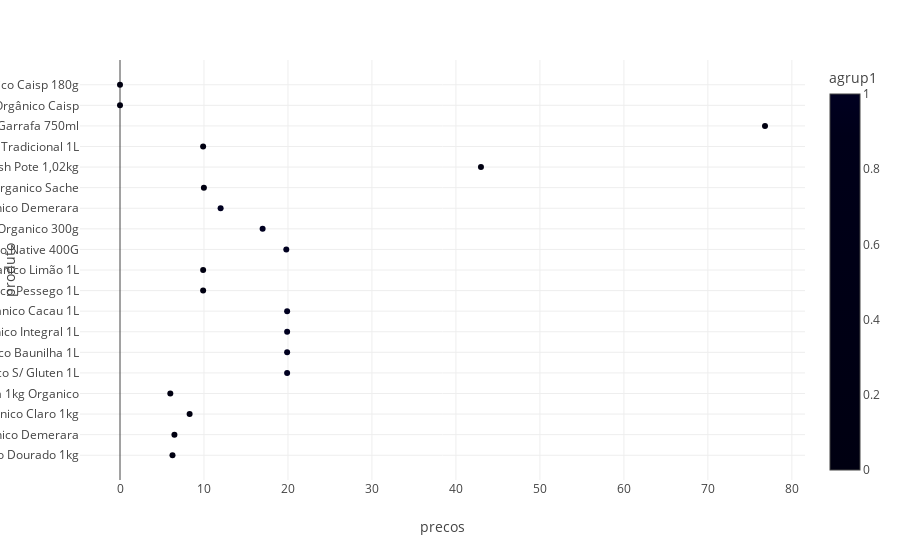

This figure's notebook cell:
### Code cell
df['agrup1']=((df.precos>10)&(df.precos<=20))*1
df.agrup1.value_counts()


px.scatter(df, x='precos', y='produto', color='agrup1')

### Figure 1 — Plotly figure (JSON) as saved in the notebook; plotly's stock layout.template omitted (floating-point values rounded to 4 significant figures)
{"data": [{"hovertemplate": "precos=%{x}<br>produto=%{y}<br>agrup1=%{marker.color}<extra></extra>", "legendgroup": "", "marker": {"color": [0, 0, 0, 0, 1, 1, 1, 1, 0, 0, 1, 1, 1, 0, 0, 0, 0, 0, 0], "coloraxis": "coloraxis", "symbol": "circle"}, "mode": "markers", "name": "", "orientation": "h", "showlegend": false, "type": "scatter", "x": [6.25, 6.48, 8.29, 5.99, 19.9, 19.9, 19.9, 19.9, 9.9, 9.9, 19.8, 16.98, 11.98, 9.99, 42.98, 9.9, 76.8, 0, 0], "xaxis": "x", "y": ["Açucar Native Orgânico Dourado 1kg", "Açucar Itaja 1KG Organico Demerara", "Açúcar Native Orgânico Claro 1kg", "Açucar Cristal Itaja 1kg Organico", "Bebida De Aveia Nude Organico S/ Gluten 1L", "Bebida De Aveia Nude Organico Baunilha 1L", "Bebida De Aveia Nude Organico Integral 1L", "Bebida De Aveia Nude Organico Cacau 1L", "Chá Mate Poder da Terra Organico Pessego 1L", "Chá Mate Poder da Terra Organico Limão 1L", "Achocolatado Orgânico Em Pó Instantâneo Native 400G", "Cereal Corn Flakes Native Organico 300g", "Açucar Tia Sonia 400g Organico Demerara", "Açucar Native 250g Organico Sache", "Sorbet Orgânico Açaí Eco Fresh Pote 1,02kg", "Chá Mate Poder Da Terra Organico Tradicional 1L", "Vinho Chileno Rosé Meio Seco Orgânico Reserva Adobe Valle del Rapel Garrafa 750ml", "Hortelã Orgânico Caisp", "Espinafre Orgânico Caisp 180g"], "yaxis": "y"}], "layout": {"coloraxis": {"colorbar": {"title": {"text": "agrup1"}}, "colorscale": [[0, "#000011"], [0.1111, "#000012"], [0.2222, "#000013"], [0.3333, "#000014"], [0.4444, "#000015"], [0.5556, "#000016"], [0.6667, "#000017"], [0.7778, "#000018"], [0.8889, "#000019"], [1, "#000020"]]}, "legend": {"tracegroupgap": 0}, "margin": {"t": 60}, "xaxis": {"anchor": "y", "domain": [0, 1], "title": {"text": "precos"}}, "yaxis": {"anchor": "x", "domain": [0, 1], "title": {"text": "produto"}}}}
